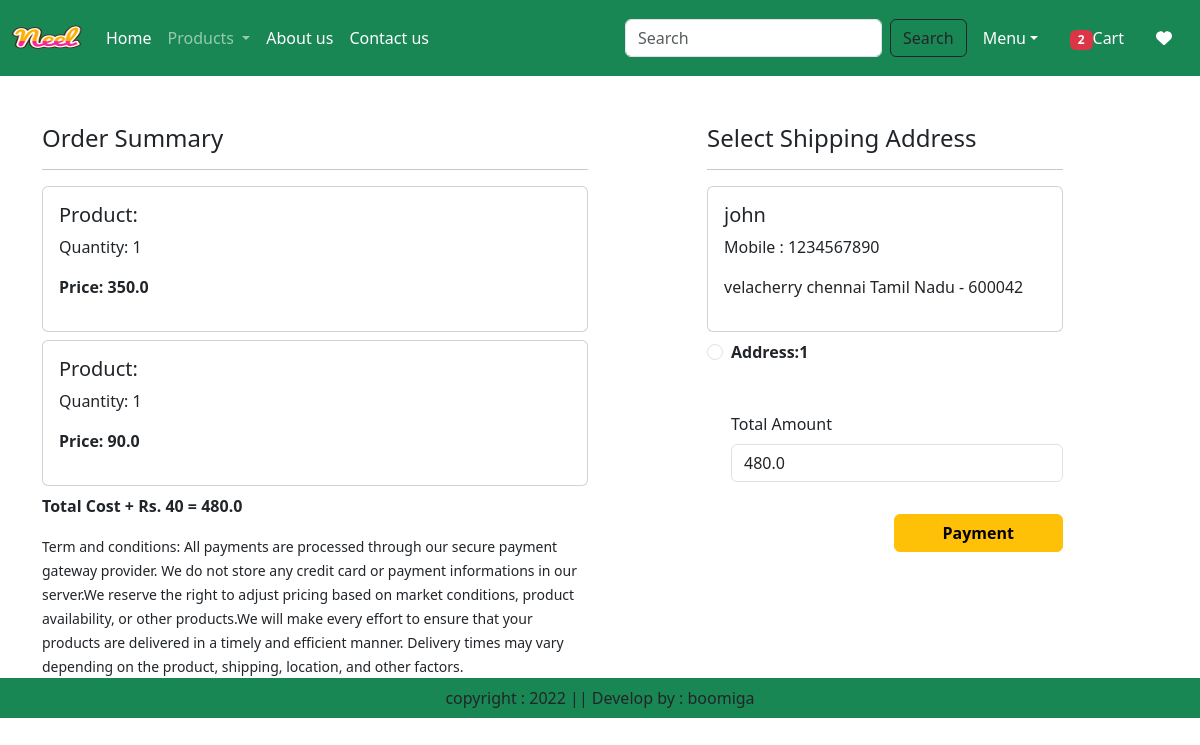
Screenshot of /checkout/ (signed in) with the database file from the repository.
### app/models.py (models this page shows, shortened)
class Cart(models.Model):
    user = models.ForeignKey(User,on_delete=models.CASCADE)
    product = models.ForeignKey(Product,on_delete=models.CASCADE)
    quantity = models.PositiveIntegerField(default=1)

class Product(models.Model):
    title = models.CharField(max_length=100)
    selling_price = models.FloatField()
    discounted_price = models.FloatField()
    description = models.TextField()
    composition = models.TextField(default='')
    prodapp = models.TextField(default='')
    catagory = models.CharField(choices=CATAGORY_CHOICES, max_length=2)
    product_image = models.ImageField(upload_to='product')

class Customer(models.Model):
    user = models.ForeignKey(User,on_delete=models.CASCADE)
    name = models.CharField(max_length=200)
    locality = models.CharField(max_length=200)
    city = models.CharField(max_length=50)
    mobile = models.IntegerField(default=0)
    zipcode = models.IntegerField()
    state = models.CharField(choices=STATE_CHOICES,max_length=100)

### app/views.py (the view, shortened to what this page needs)
# urls.py: path('checkout/', views.checkout.as_view(), name="checkout"),
@method_decorator(login_required,name='dispatch')
class checkout(View):
    def get(self,request):
        totalitem = 0
        wishitem = 0
        if request.user.is_authenticated:
           totalitem = len(Cart.objects.filter(user=request.user))
           wishitem = len(Wishlist.objects.filter(user=request.user))
        user=request.user
        add=Customer.objects.filter(user=user)
        cart_items=Cart.objects.filter(user=user)
        famount = 0
        for p in cart_items:
            value = p.quantity * p.product.discounted_price
            famount = famount + value
        totalamount = famount + 40
        razoramount = int(totalamount * 100)
        client = razorpay.Client(auth=(settings.RAZOR_KEY_ID, settings.RAZOR_KEY_SECRET))
        data = { "amount": razoramount , "currency": "INR", "receipt": "order_rcptid_12"}
        payment_response = client.order.create(data=data)
        print(payment_response)
        order_id = payment_response['id']
        order_status = payment_response['status']
        return render(request, 'app/checkout.html', locals())

### app/templates/app/checkout.html (shortened to what this page needs)
{% extends 'app/base.html' %}
{% load static %}
{% block main-content %}
<div class="container">
    <div class="row mt-5">
        <div class="col-sm-6">
            <h4>Order Summary</h4>
            <hr>
            {% for item in cart_items %}
              <div class="card mb-2">
                <div class="card-body">
                    <h5>Product: {{item.Product.title}}</h5>
                    <p>Quantity: {{item.quantity}}</p>
                    <p class="fw-bold">Price: {{item.product.discounted_price}}</p>
                </div>
              </div>
              {% endfor %}
              <p class="fw-bold">Total Cost + Rs. 40 = {{totalamount}}</p>
              <small>Term and conditions: All payments are processed through our secure payment gateway provider. We do not store any credit card or payment informations in our server.We reserve the right to adjust pricing based on market conditions, product availability, or other products.We will make every effort to ensure that your products are delivered in a timely and efficient manner. Delivery times may vary depending on the product, shipping, location, and other factors.</small>
        </div>
        <div class="col-sm-4 offset-sm-1">
            <h4>Select Shipping Address</h4>
            <hr>
            <form method="POST" id="myform">
                {% for ad in add %}
                <div class="card">
                    <div class="card-body">
                        <h5>{{ad.name}}</h5>
                        <p>Mobile : {{ad.mobile}}</p>
                        <p>{{ad.locality}} {{ad.city}} {{ad.state}} - {{ad.zipcode}}</p>
                     </div>
                    </div>
                    <div class="form-check mt-2 mb-5">
                        <input class="form-check-input" type="radio" name="custid" id="custadd{{forloop.counter}}" value="{{ad.id}}">
                        <label class="form-check-label fw-bold" for="custadd{{forloop.counter}}">
                        Address:{{forloop.counter}}</label>
                        </div>
                {% endfor %}
                        <div class="form-check mb-3">
                            <label for="totalamount" class="form-label">Total Amount</label>
                            <input type="number" class="form-control" name="totalamount" value={{totalamount}} readonly>
                            </div>
                            <div class="text-end">
                                 <button id="rzp-button1" type="submit" class="btn btn-warning mt-3 px-5 fw-bold">Payment</button>
                            </div>
            </form>
        </div>
    </div>
</div>
{% endblock main-content %}

### rows the page displays
Cart: quantity "1", product.discounted_price "350.0"
Cart: quantity "1", product.discounted_price "90.0"
Customer: name "john", mobile "1234567890", locality "velacherry", city "chennai", state "Tamil Nadu", zipcode "600042"

### other values shown
{{ totalitem }} "2"
{{ totalamount }} "480.0"
